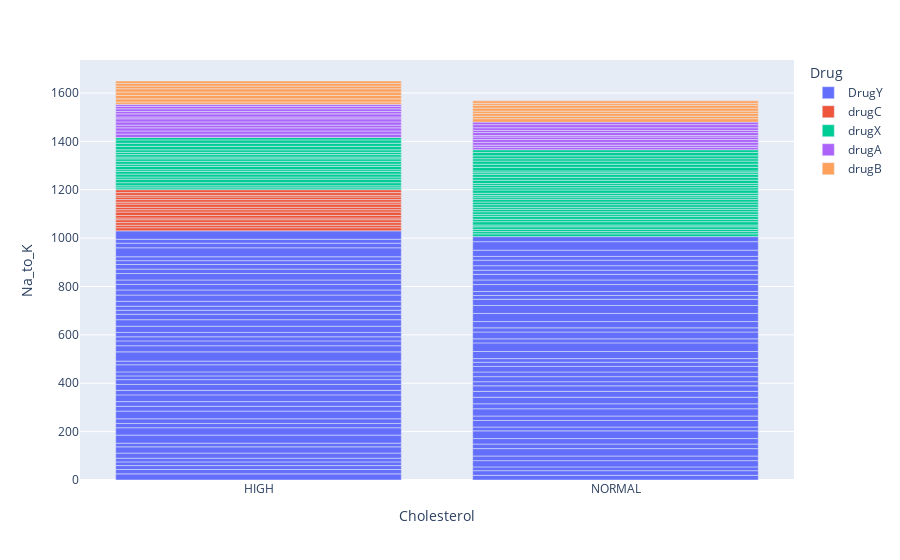

The notebook cell this image was saved under:
### Code cell
fig = px.bar(df2, x='Cholesterol', y='Na_to_K', color='Drug')
fig.show()

### Figure 1 — Plotly figure (JSON) as saved in the notebook; plotly's stock layout.template omitted (floating-point values rounded to 4 significant figures)
{"data": [{"alignmentgroup": "True", "hovertemplate": "Drug=DrugY<br>Cholesterol=%{x}<br>Na_to_K=%{y}<extra></extra>", "legendgroup": "DrugY", "marker": {"color": "#636efa", "pattern": {"shape": ""}}, "name": "DrugY", "offsetgroup": "DrugY", "orientation": "v", "showlegend": true, "textposition": "auto", "type": "bar", "x": ["HIGH", "HIGH", "HIGH", "HIGH", "NORMAL", "NORMAL", "HIGH", "HIGH", "NORMAL", "NORMAL", "NORMAL", "HIGH", "NORMAL", "HIGH", "HIGH", "NORMAL", "HIGH", "NORMAL", "HIGH", "NORMAL", "HIGH", "NORMAL", "HIGH", "HIGH", "HIGH", "NORMAL", "NORMAL", "HIGH", "HIGH", "NORMAL", "NORMAL", "NORMAL", "HIGH", "NORMAL", "HIGH", "NORMAL", "NORMAL", "NORMAL", "NORMAL", "HIGH", "NORMAL", "NORMAL", "HIGH", "NORMAL", "HIGH", "NORMAL", "HIGH", "HIGH", "HIGH", "NORMAL", "NORMAL", "NORMAL", "HIGH", "HIGH", "HIGH", "HIGH", "HIGH", "NORMAL", "HIGH", "HIGH", "NORMAL", "HIGH", "NORMAL", "HIGH", "NORMAL", "HIGH", "HIGH", "NORMAL", "NORMAL", "NORMAL", "HIGH", "NORMAL", "NORMAL", "HIGH", "HIGH", "NORMAL", "NORMAL", "NORMAL", "HIGH", "HIGH", "HIGH", "HIGH", "NORMAL", "NORMAL", "HIGH", "NORMAL", "NORMAL", "NORMAL", "HIGH", "HIGH", "HIGH"], "xaxis": "x", "y": [25.36, 18.04, 16.27, 15.17, 19.37, 19.2, 15.38, 20.94, 15.52, 25.97, 19.13, 25.92, 30.57, 15.04, 33.49, 18.81, 30.37, 22.7, 17.95, 31.88, 19.22, 15.79, 31.69, 19.8, 19.42, 27.18, 18.46, 27.83, 18.7, 29.88, 20.69, 27.05, 24.66, 24.28, 19.68, 22.91, 17.07, 20.91, 19.16, 15.48, 23.09, 17.21, 16.59, 15.16, 29.45, 29.27, 15.02, 38.25, 25.39, 35.64, 16.73, 28.29, 20.01, 16.85, 18.3, 25.48, 27.06, 17.21, 22.46, 16.75, 25.97, 16.35, 33.54, 20.49, 32.92, 25.79, 21.04, 25.74, 15.44, 16.72, 22.96, 28.63, 19.01, 18.3, 26.64, 23.0, 17.23, 18.74, 18.35, 19.01, 15.97, 15.89, 22.82, 15.49, 37.19, 25.89, 35.0, 20.93, 18.99, 16.31, 34.69], "yaxis": "y"}, {"alignmentgroup": "True", "hovertemplate": "Drug=drugC<br>Cholesterol=%{x}<br>Na_to_K=%{y}<extra></extra>", "legendgroup": "drugC", "marker": {"color": "#EF553B", "pattern": {"shape": ""}}, "name": "drugC", "offsetgroup": "drugC", "orientation": "v", "showlegend": true, "textposition": "auto", "type": "bar", "x": ["HIGH", "HIGH", "HIGH", "HIGH", "HIGH", "HIGH", "HIGH", "HIGH", "HIGH", "HIGH", "HIGH", "HIGH", "HIGH", "HIGH", "HIGH", "HIGH"], "xaxis": "x", "y": [13.09, 10.11, 11.04, 11.77, 7.298, 10.29, 14.16, 9.712, 10.07, 13.13, 8.151, 10.54, 10.44, 6.769, 11.57, 12.01], "yaxis": "y"}, {"alignmentgroup": "True", "hovertemplate": "Drug=drugX<br>Cholesterol=%{x}<br>Na_to_K=%{y}<extra></extra>", "legendgroup": "drugX", "marker": {"color": "#00cc96", "pattern": {"shape": ""}}, "name": "drugX", "offsetgroup": "drugX", "orientation": "v", "showlegend": true, "textposition": "auto", "type": "bar", "x": ["HIGH", "HIGH", "HIGH", "NORMAL", "NORMAL", "NORMAL", "NORMAL", "HIGH", "NORMAL", "NORMAL", "NORMAL", "HIGH", "HIGH", "NORMAL", "NORMAL", "NORMAL", "NORMAL", "NORMAL", "NORMAL", "HIGH", "NORMAL", "HIGH", "HIGH", "NORMAL", "HIGH", "NORMAL", "HIGH", "NORMAL", "NORMAL", "NORMAL", "NORMAL", "NORMAL", "HIGH", "NORMAL", "HIGH", "NORMAL", "NORMAL", "HIGH", "HIGH", "NORMAL", "NORMAL", "NORMAL", "NORMAL", "NORMAL", "HIGH", "NORMAL", "HIGH", "HIGH", "NORMAL", "HIGH", "NORMAL", "HIGH", "NORMAL", "NORMAL"], "xaxis": "x", "y": [7.798, 8.607, 12.7, 11.46, 9.381, 8.75, 11.01, 14.13, 7.285, 13.94, 9.709, 9.084, 12.26, 12.29, 8.107, 10.9, 10.09, 8.37, 10.83, 10.61, 10.84, 7.761, 13.6, 11.42, 8.966, 8.968, 11.95, 6.683, 9.17, 13.77, 9.281, 9.514, 10.1, 7.845, 7.477, 13.6, 11.94, 10.06, 9.443, 12.01, 7.34, 7.261, 14.64, 12.92, 10.44, 12.86, 14.22, 12.88, 10.02, 13.88, 11.69, 9.894, 14.02, 11.35], "yaxis": "y"}, {"alignmentgroup": "True", "hovertemplate": "Drug=drugA<br>Cholesterol=%{x}<br>Na_to_K=%{y}<extra></extra>", "legendgroup": "drugA", "marker": {"color": "#ab63fa", "pattern": {"shape": ""}}, "name": "drugA", "offsetgroup": "drugA", "orientation": "v", "showlegend": true, "textposition": "auto", "type": "bar", "x": ["HIGH", "NORMAL", "HIGH", "NORMAL", "HIGH", "HIGH", "HIGH", "NORMAL", "NORMAL", "HIGH", "HIGH", "NORMAL", "HIGH", "NORMAL", "HIGH", "NORMAL", "NORMAL", "NORMAL", "HIGH", "NORMAL", "NORMAL", "HIGH", "HIGH"], "xaxis": "x", "y": [13.97, 9.445, 13.09, 9.475, 12.86, 11.2, 13.31, 11.33, 11.87, 12.85, 7.49, 10.29, 12.89, 6.269, 9.664, 12.31, 8.7, 11.23, 11.26, 12.77, 10.45, 10.4, 8.011], "yaxis": "y"}, {"alignmentgroup": "True", "hovertemplate": "Drug=drugB<br>Cholesterol=%{x}<br>Na_to_K=%{y}<extra></extra>", "legendgroup": "drugB", "marker": {"color": "#FFA15A", "pattern": {"shape": ""}}, "name": "drugB", "offsetgroup": "drugB", "orientation": "v", "showlegend": true, "textposition": "auto", "type": "bar", "x": ["HIGH", "NORMAL", "NORMAL", "NORMAL", "HIGH", "HIGH", "HIGH", "HIGH", "NORMAL", "NORMAL", "HIGH", "NORMAL", "NORMAL", "HIGH", "NORMAL", "HIGH"], "xaxis": "x", "y": [9.567, 14.24, 10.19, 11.34, 13.3, 13.97, 13.93, 13.94, 9.677, 12.49, 10.98, 11.34, 8.621, 11.01, 9.945, 9.849], "yaxis": "y"}], "layout": {"barmode": "relative", "legend": {"title": {"text": "Drug"}, "tracegroupgap": 0}, "margin": {"t": 60}, "xaxis": {"anchor": "y", "domain": [0, 1], "title": {"text": "Cholesterol"}}, "yaxis": {"anchor": "x", "domain": [0, 1], "title": {"text": "Na_to_K"}}}}
